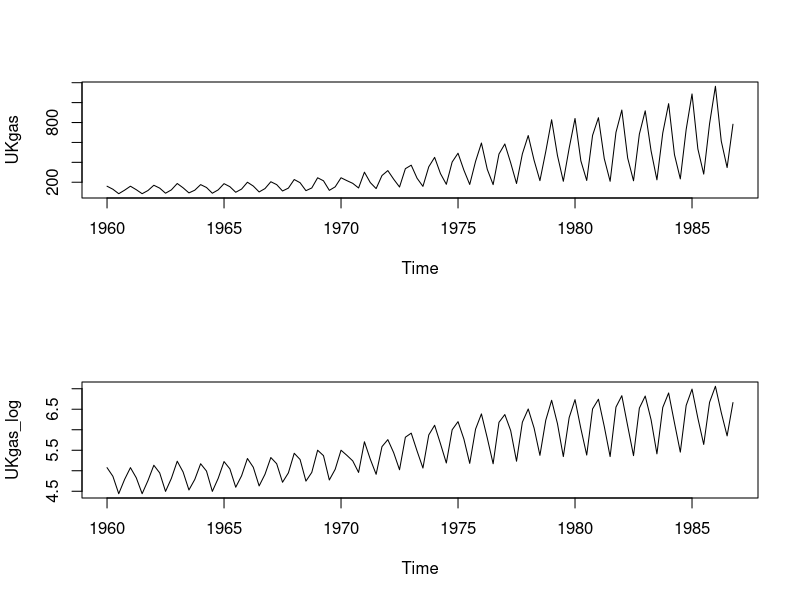
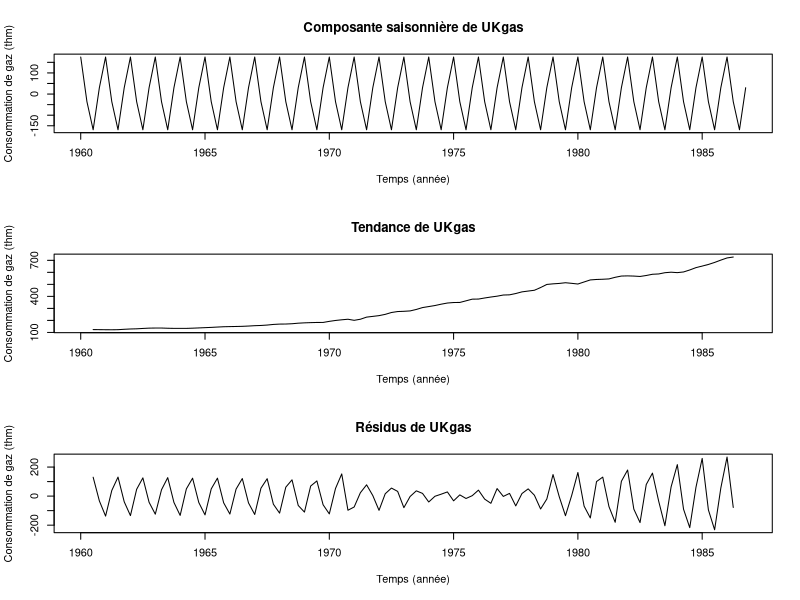
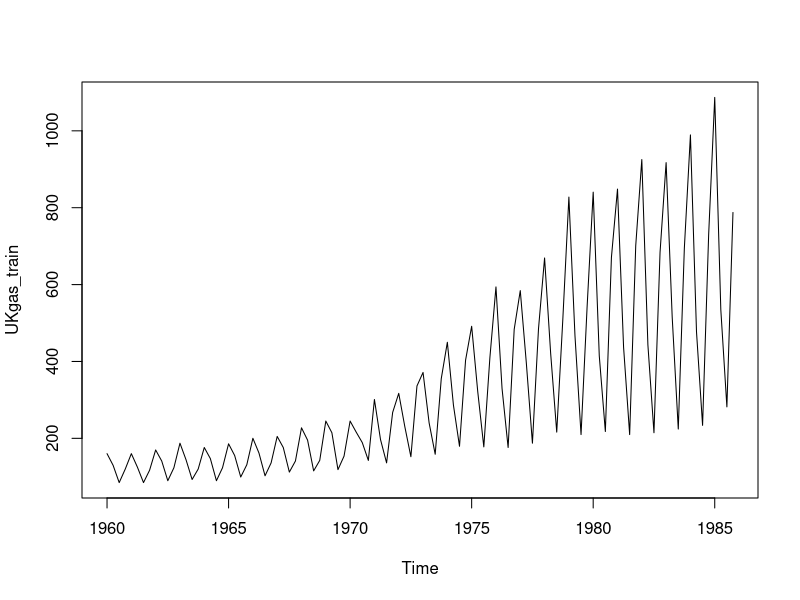
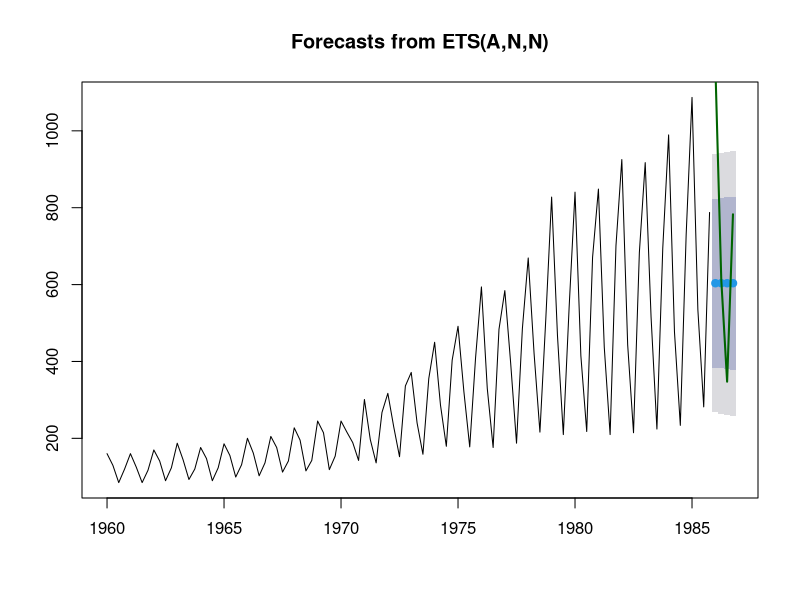
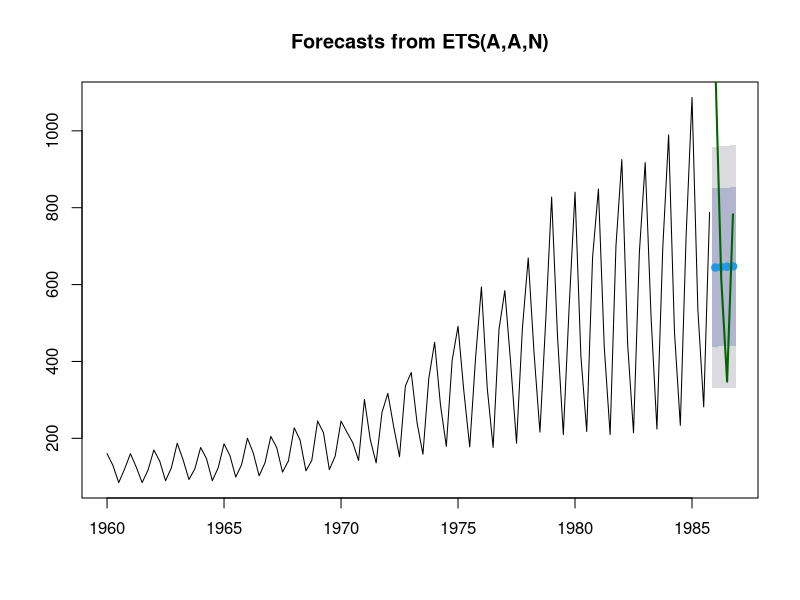
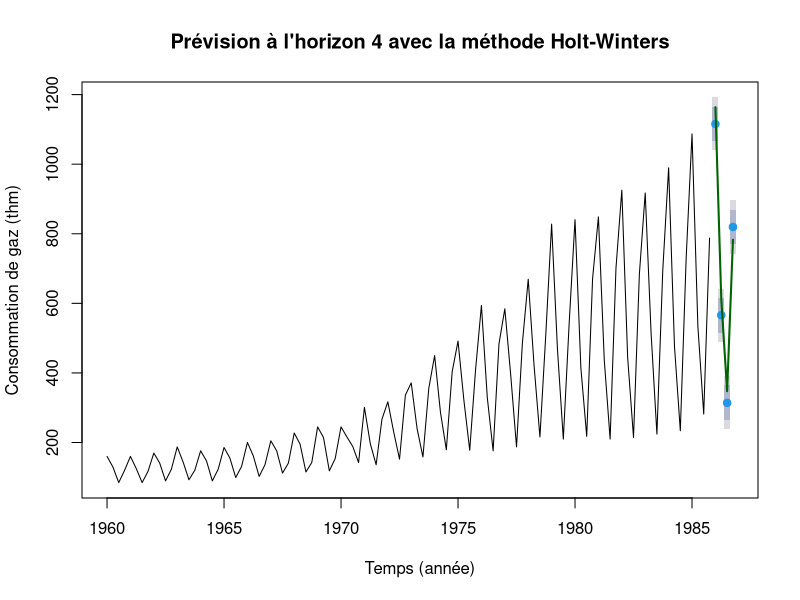
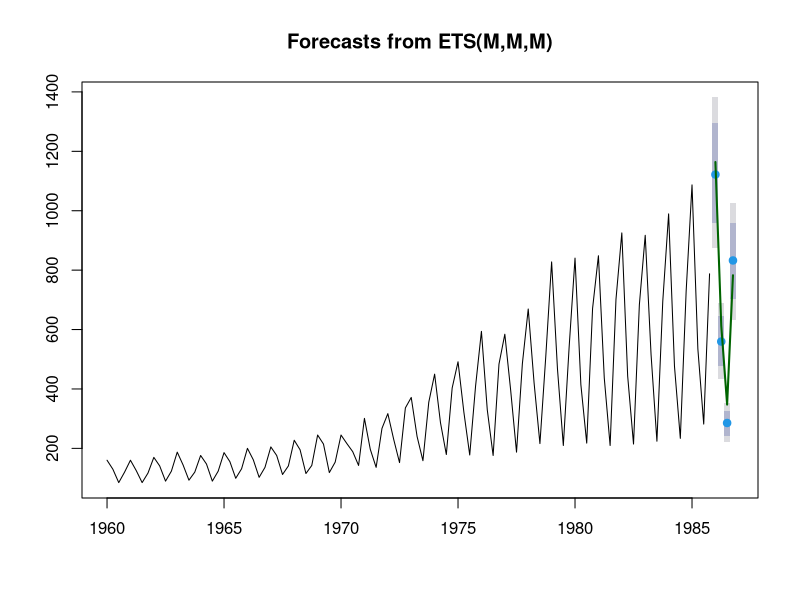
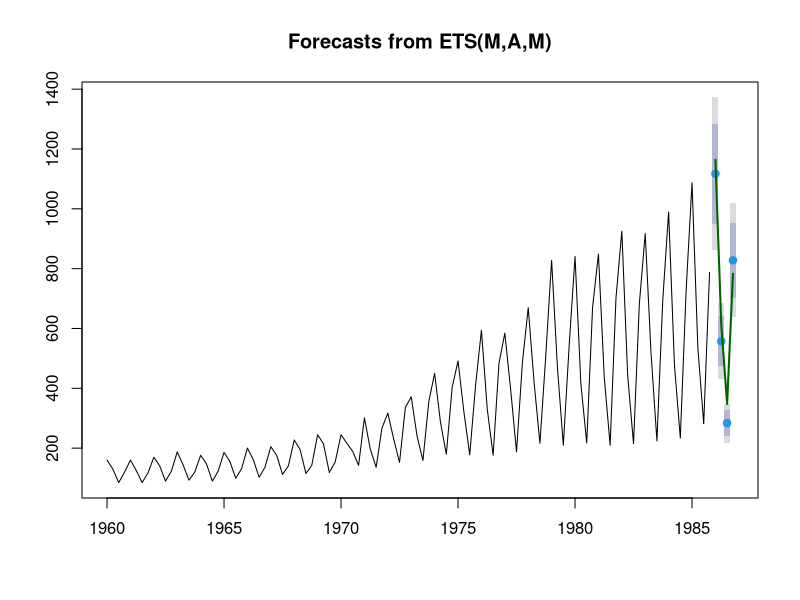

Reproduce these figures in R, in order.
################################################################################
#                         TP Final Série temporelle - UKgas
#                 EL KHALFIOU Nadir - EL KHAMLICHI Badreddine
#                                     MAM 4A
################################################################################

#### Description et premier étude la série ####
library(forecast)

# Chargement des données
data("UKgas")

UKgas_log <- log(UKgas)

par(mfrow = c(2, 1))
plot(UKgas)
plot(UKgas_log)
par(mfrow = c(1, 1))

# Decompose
decomp_UKgas <- decompose(UKgas)
par(mfrow=c(3,1))
plot(decomp_UKgas$seasonal, main = "Composante saisonnière de UKgas", xlab = "Temps (année)", ylab = "Consommation de gaz (thm)")
plot(decomp_UKgas$trend, main = "Tendance de UKgas", xlab = "Temps (année)", ylab = "Consommation de gaz (thm)")
plot(decomp_UKgas$random, main = "Résidus de UKgas", xlab = "Temps (année)", ylab = "Consommation de gaz (thm)")
par(mfrow = c(1, 1))

# Division des données en partie à modéliser et partie de test
UKgas_train <- window(UKgas, end = c(1985, 4))
UKgas_test <- window(UKgas, start = c(1986, 1))

UKgas_trainLog <- log(UKgas_train)
UKgas_testLog <- log(UKgas_test)

plot(UKgas_train)

#### Lissage exponentiel #############################################################################
#Question 3
fitLES = ets(UKgas_train, "ANN")

pred.LES = forecast(fitLES, h=4)
plot(pred.LES)

points(UKgas_test,type='l',col='darkgreen',lwd=2)

#Question 4
RMSE.predLES = sqrt(mean((pred.LES$mean - UKgas_test)^2))
MAPE.predLES = mean(abs(pred.LES$mean - UKgas_test)/abs(UKgas_test)) 

#Question 5
#LED
fitLED = ets(UKgas_train, "AAN")
summary(fitLED)
pred.LED = forecast(fitLED, h=4)
plot(pred.LED)

points(UKgas_test,type='l',col='darkgreen',lwd=2)
RMSE.predLED = sqrt(mean((pred.LED$mean - UKgas_test)^2))
MAPE.predLED = mean(abs(pred.LED$mean - UKgas_test)/abs(UKgas_test)) 

#Holt-Winters
fitHW = ets(UKgas_train, "AAA")
summary(fitHW)
pred.HW = forecast(fitHW, h=4)
plot(pred.HW , main = "Prévision à l'horizon 4 avec la méthode Holt-Winters" , xlab = "Temps (année)", ylab = "Consommation de gaz (thm)" )

points(UKgas_test,type='l',col='darkgreen',lwd=2)
RMSE.predHW = sqrt(mean((pred.HW$mean - UKgas_test)^2))
MAPE.predHW = mean(abs(pred.HW$mean - UKgas_test)/abs(UKgas_test)) 

#Question 7
#Holt-Winters
fitHWM = ets(UKgas_train, "MMM", damped = FALSE)
summary(fitHWM)
pred.HWM = forecast(fitHWM, h=4)
plot(pred.HWM)

points(UKgas_test,type='l',col='darkgreen',lwd=2)
RMSE.predHWM = sqrt(mean((pred.HWM$mean - UKgas_test)^2))
MAPE.predHWM = mean(abs(pred.HWM$mean - UKgas_test)/abs(UKgas_test)) 


#Question 8
fitAuto = ets(UKgas_train)
summary(fitAuto)
pred.Auto = forecast(fitAuto, h=4)
plot(pred.Auto)

points(UKgas_test,type='l',col='darkgreen',lwd=2)
RMSE.predAuto = sqrt(mean((pred.Auto$mean - UKgas_test)^2))
MAPE.predAuto = mean(abs(pred.Auto$mean - UKgas_test)/abs(UKgas_test)) 


#Question 9
annees = 10
horizon = 4*annees
fitFinal = ets(UKgas, model ="AAA", damped = FALSE)
summary(fitFinal)
pred.Final = forecast(fitFinal, h=horizon)
plot(pred.Final, main = "Prédiction de la consommation de gaz sur 10 ans avec la méthode de Holt-Winters additif
" , xlab = "Temps (année)", ylab = "Consommation de gaz (thm)" )


#### Régression Linéaire ##########################################################################

#Expliquons la tendance et la saisonnalite de notre serie temporelle

#Estimation de la tendance
Trend <-cbind(seq(1,length(UKgas_trainLog),1))

# j/4
f <- t(as.matrix(1:2))/4
f

#Estimation de la saisonalite
Seasonal <- cbind(cos(2*pi*Trend%*%f), sin(2*pi*Trend%*%f))[,-4] 
Seasonal

#Matrice de regresseur
Regresseur <- as.data.frame(cbind(Trend, Seasonal))
Regresseur

#modelisationa vec la fonction lm()
fit_lm <- lm(UKgas_trainLog~., data=Regresseur)
summary(fit_lm)


#Commentaire
#Trés bon R^2 ca veut dire que nos fonction trigonométrique explique très bien notre série

#Critère AIC: 
AIC(fit_lm)

#Vérifions que les résidus sont des bruits blancs: 
#4 façcons de le faire qui son: car si on a pas de normalité 
#on ne peut pas prédire donc un intervalle de confiance de prévision
#SI les résidus ne sont pas des bruits blancs faut dire c'est quoi

# -> le lagplot
lag.plot(fit_lm$residuals, 12, layout=c(4,3), do.lines=FALSE, diag.col = "red", main="lagplot des résidus à différents pas (1 à 12)")
#interprétation: 
#plot des résidus pour chaque h de epsilon_t en fonction (epsilon_t-h) Cas corrélation 
#et cas non corrélation voir notre du cours
#mais là, corrélation dans les résidus notre hypothèse de départ n'est pas vérifier 
#car pour epsilon_t,epsilon_t_-_4 il y a corrélation
#premier pas h=4 il y a une corrélation AR(4)

par(mfrow = c(2, 1))
# -> acf: Auto... simple
acf(fit_lm$residuals, main = "Autocorrélogramme simple des résidus de lm(UKgas_trainLog~., data=Regresseur)") 
#Pour un bruit blanc normalement on devrait avoir des 0 pour h=1, h=2,... et non nulle à h=0
#Barre bleu significativement différent de 0 lorsque c'est à l'extérieur (lorsque lees barres dépassent la ligne en bleu)
#et à l'intérieur pas significativement différent de zéro

#Décroissance exponentielle

# -> pacf: Auto...partiel
pacf(fit_lm$residuals, main = "Autocorrélogramme partiel des résidus de lm(UKgas_trainLog~., data=Regresseur)")
#Vaut 0 si h est strictement supérieur à 4 => de plus AR(4)
#AR(p) <=> condition necessaire et suffisante pour que cela soit un AR(p)
#Condition necessaire et suffisante pour que les résidus soit un AR(4) (Voir cours)

# -> qqnorm
qqnorm(fit_lm$residuals) #Résidus normaux

# -> les test de ports de manteaux (Boxtex)
Box.test(fit_lm$residuals, lag = 1, type = "Ljung")
Box.test(fit_lm$residuals, lag = 2, type = "Ljung")
Box.test(fit_lm$residuals, lag = 3, type = "Ljung")
Box.test(fit_lm$residuals, lag = 4, type = "Ljung")
# -> Si la p-valeur est inférieure à un seuil prédéfini, généralement 0,05 ou 0,01, on rejette 
#l'hypothèse nulle d'absence d'autocorrélation. Cela indique qu'il y a des preuves 
#statistiquement significatives d'autocorrélation dans la série temporelle.
# -> En revanche, si la p-valeur est supérieure au seuil choisi, on ne peut pas rejeter 
#l'hypothèse nulle. Cela suggère qu'il n'y a pas suffisamment de preuves pour conclure à 
#l'existence d'autocorrélation dans la série temporelle.

#Conclusion: Modèle non valide car epsilon_t pas bruit blanc donc remodéliser en prenant en compte l'AR(4)

#Previson

#Test avec les données UKgas_testLog pour vérifier que ce n'est pas bon

Trend_test <-cbind(seq(length(UKgas_trainLog)+1, length(UKgas_trainLog)+length(UKgas_testLog),1))
Trend_test

Seasonal_test <- cbind(cos(2*pi*Trend_test%*%f), sin(2*pi*Trend_test%*%f))[,-4]
Seasonal_test

Regresseur_test <- as.data.frame(cbind(Trend_test, Seasonal_test))
Regresseur_test

#Prévision à l'odre 12 les résultats avec les IC 
#Pour faire la prévision on utilise forecast pas lm 
#forecast <=> X*Beta(chapeau)
Prevision <- forecast(fit_lm, newdata = Regresseur_test)
Prevision

#Erreur quadratique moyenne
#PAS OUBLIER DE PASSER A l'EXPONENTIEL
RMSE.prevision=sqrt(mean((exp(Prevision$mean)-UKgas_test)^2))
RMSE.prevision
#Erreur relative moyenne
MAPE.prevision=mean(abs(exp(Prevision$mean)-UKgas_test)/abs(UKgas_test))
MAPE.prevision

#Tracé graphique
plot(UKgas, lwd = 5, col = "gray", main = "Prévision de UKgas grâce à la modélisation lm")

#pas oublier de mettre le ts et exp
lines(ts(exp(fit_lm$fitted.values), start= 1960, end = c(1985,4), frequency=4), col="orange", lwd = 2)
lines(ts(exp(Prevision$mean), start = c(1986,1), frequency=4), col="red",lty= 2, lwd= 2)
#Bleu série ajusté X beta chapeur
#En rouge la prévision
legend(x="topleft", legend=c("Ukgas","Série ajusté", "Prévision"), col=c("gray","orange","red"), pch=c(15,15,15))


#Modélisation avec l'AR(4)
#Paramètre à estimer c'est phi voir photo
#Utilisation d'Arima
fit_lm4 <- Arima(UKgas_trainLog, order= c(4,0,0),xreg=as.matrix(Regresseur))
AIC(fit_lm4)

#Commentaire AIC: 
#but minimiser AIC le modèle qu'on obtient a déja un AIC meilleur que le premier
# -> le lagplot
lag.plot(fit_lm4$residuals, 12, layout=c(4,3), do.lines=FALSE, diag.col = "red", main="lagplot des résidus à différents pas (1 à 12)")
#interprétation: 

par(mfrow = c(2, 1))
# -> acf: Auto... simple
acf(fit_lm4$residuals, main ="Autocorrélogramme simple des résidus du Arima(UKgas_trainLog, order= c(4,0,0),xreg=as.matrix(Regresseur)") 
#Pour un bruit blanc normalement on devrait avoir des 0 pour h=1, h=2,... et non nulle à h=0
#On ne peut pas dire que ce n'est pas un bruit blanc

# -> pacf: Auto...partiel
pacf(fit_lm4$residuals, main ="Autocorrélogramme partiel des résidus du Arima(UKgas_trainLog, order= c(4,0,0),xreg=as.matrix(Regresseur)")
#Vau
par(mfrow = c(1, 1))
# -> qqnorm
qqnorm(fit_lm4$residuals) #Résidus normaux

# -> les test de ports de manteaux (Boxtex)
Box.test(fit_lm4$residuals, lag = 1, type = "Ljung")
Box.test(fit_lm4$residuals, lag = 2, type = "Ljung")
Box.test(fit_lm4$residuals, lag = 3, type = "Ljung")
Box.test(fit_lm4$residuals, lag = 4, type = "Ljung")

#Faut calculer maintenant le pouvoir prédictive de la série
Pred.AP.REG4 <- forecast(fit_lm4, xreg=as.matrix(Regresseur_test))
plot(Pred.AP.REG4, main = "Prédiction de la regression avec un AR(4)")

#Erreur quadratique moyenne
#PAS OUBLIER DE PASSER A l'EXPONENTIEL
RMSE.prevision=sqrt(mean((exp(Pred.AP.REG4$mean)-UKgas_test)^2))
RMSE.prevision
#Erreur relative moyenne
MAPE.prevision=mean(abs(exp(Pred.AP.REG4$mean)-UKgas_test)/abs(UKgas_test))
MAPE.prevision


#RMSE ET MAP meilleure 

plot(UKgas, lwd = 5, col = "gray", main = "Prévision de UKgas grâce à la modélisation AR(4)")
lines(ts(exp(fit_lm4$fitted), start= 1960, end = c(1985,4), frequency=4), col="orange",lwd = 2) #just fitted car on est parti d'un AR
lines(ts(exp(Pred.AP.REG4$mean), start = c(1986,1), frequency=4), col="red",lty= 2, lwd = 2)
legend(x="topleft", legend=c("Ukgas","Série ajusté", "Prévision"), col=c("gray","orange","red"), pch=c(15,15,15))






#Conclusion: A partir de plusieurs caractéristiques on choisit le dernier modèle
annee_pred<-5

Trend <-cbind(seq(1,length(UKgas_log),1))
# j/4
f <- t(as.matrix(1:2))/4
f
#Estimation de la saisonalite
Seasonal <- cbind(cos(2*pi*Trend%*%f), sin(2*pi*Trend%*%f))[,-4] 
Seasonal
#Matrice de regresseur
Regresseur <- as.data.frame(cbind(Trend, Seasonal))
Regresseur
fit_final <- Arima(UKgas_log, order= c(4,0,0),xreg=as.matrix(Regresseur))
#modelisationa vec la fonction lm()
#fit_lm <- lm(UKgas_trainLog~., data=Regresseur)

#Modèle choisi
Trend_final <-cbind(seq(length(UKgas)+1, length(UKgas)+4*annee_pred,1))
Seasonal_final <- cbind(cos(2*pi*Trend_final%*%f), sin(2*pi*Trend_final%*%f))[,-4]
Regresseur_final <- as.data.frame(cbind(Trend_final, Seasonal_final))
Prevision_final <- forecast(fit_final, xreg=as.matrix(Regresseur_final))

plot(UKgas,xlim=c(1960,1987+annee_pred),ylim=c(0,2000), main = "Prévisions avec modèle de Régression Linéaire AR(4) sur 5 ans", ylab = "Consommation du gaz en thm", xlab = "Temps(années)")
lines(ts(exp(Prevision_final$mean), start = c(1987,1), frequency=4), col="red", lwd = 2)
#Intervalle de confiance
lines(ts(exp(Prevision_final$upper[,2]), start = c(1987,1), frequency=4), col="orange")#IC supérieur
lines(ts(exp(Prevision_final$lower[,2]), start = c(1987,1), frequency=4), col="purple")#IC inférieur
legend(x="topleft", legend=c("Prévisions","Prévisions borne sup", "Prévisions borne inf"), col=c("red","orange","purple"), pch=c(15,15,15))

